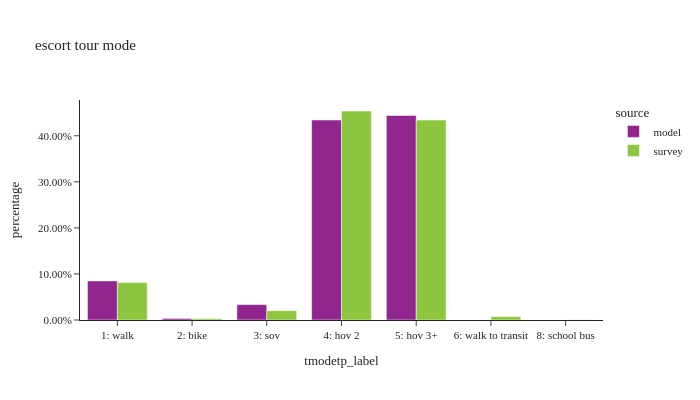

Notebook cell for this chart:
### Code cell
df_plot = es_tour.groupby(['source','tmodetp_label'])['toexpfac'].sum().reset_index()
df_plot['percentage'] = df_plot.groupby(['source'], group_keys=False)['toexpfac']. \
    apply(lambda x: x / float(x.sum()))

df_plot_ct = es_tour.groupby(['source','tmodetp_label'])['toexpfac'].count().reset_index(). \
    rename(columns={'toexpfac':'sample count'})
df_plot = df_plot.merge(df_plot_ct, on=['source','tmodetp_label'])

fig = px.bar(df_plot.sort_values(by=['source']), x="tmodetp_label", y="percentage", color="source",
             barmode="group",hover_data=['sample count'],title="escort tour mode")
fig.update_layout(height=400, width=700, font=dict(size=11),
                  xaxis = dict(dtick = 1, categoryorder='category ascending'),
                  yaxis=dict(tickformat=".2%"))
fig.show()

### Figure 1 — Plotly figure (JSON) as saved in the notebook; plotly's stock layout.template omitted (floating-point values rounded to 4 significant figures)
{"data": [{"alignmentgroup": "True", "customdata": [[53204], [2141], [20947], [272083], [278229]], "hovertemplate": "source=model<br>tmodetp_label=%{x}<br>percentage=%{y}<br>sample count=%{customdata[0]}<extra></extra>", "legendgroup": "model", "marker": {"color": "#91268F", "pattern": {"shape": ""}}, "name": "model", "offsetgroup": "model", "orientation": "v", "showlegend": true, "textposition": "auto", "type": "bar", "x": ["1: walk", "2: bike", "3: sov", "4: hov 2", "5: hov 3+"], "xaxis": "x", "y": [0.08491, 0.003417, 0.03343, 0.4342, 0.444], "yaxis": "y"}, {"alignmentgroup": "True", "customdata": [[80], [11], [29], [289], [229], [10], [3]], "hovertemplate": "source=survey<br>tmodetp_label=%{x}<br>percentage=%{y}<br>sample count=%{customdata[0]}<extra></extra>", "legendgroup": "survey", "marker": {"color": "#8CC63E", "pattern": {"shape": ""}}, "name": "survey", "offsetgroup": "survey", "orientation": "v", "showlegend": true, "textposition": "auto", "type": "bar", "x": ["1: walk", "2: bike", "3: sov", "4: hov 2", "5: hov 3+", "6: walk to transit", "8: school bus"], "xaxis": "x", "y": [0.08117, 0.00304, 0.02032, 0.4538, 0.434, 0.007205, 0.0004702], "yaxis": "y"}], "layout": {"barmode": "group", "font": {"size": 11}, "height": 400, "legend": {"title": {"text": "source"}, "tracegroupgap": 0}, "title": {"text": "escort tour mode"}, "width": 700, "xaxis": {"anchor": "y", "categoryorder": "category ascending", "domain": [0, 1], "dtick": 1, "title": {"text": "tmodetp_label"}}, "yaxis": {"anchor": "x", "domain": [0, 1], "tickformat": ".2%", "title": {"text": "percentage"}}}}
